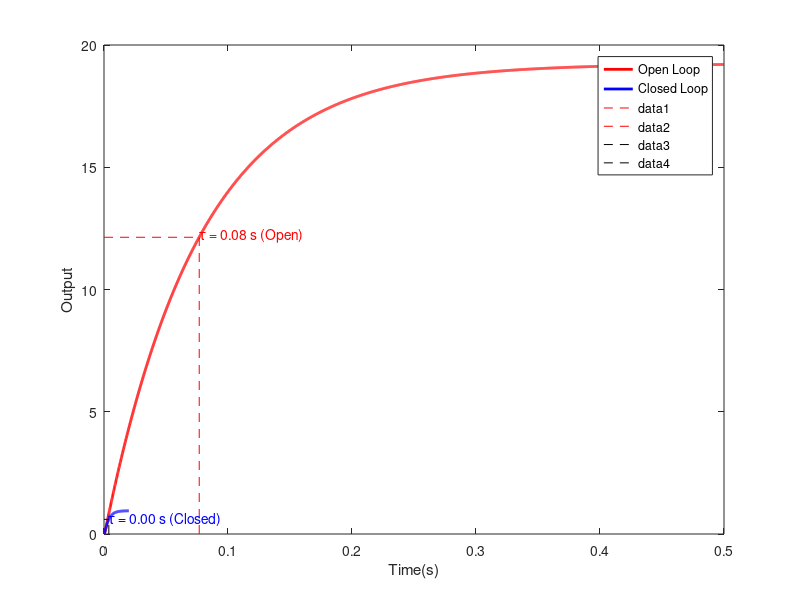

The MATLAB script that drew this image: (Note: this script raises an error after producing the figure.)
% =========================================================================
% Modeling a DC motor as a second-order system in Octave.
% =========================================================================
% Dependencies:
%   GNU Octave + Control Package
%   (install using: pkg install -forge control)
% =========================================================================

clear; clc; close all;
pkg load control;
addpath("/functions");

% --- Motor parameters (example values; replace with your data) ---
R  = 1.0;      % Armature resistance (Ohm)
L  = 0.5e-3;   % Armature inductance (H)
Kt = 0.05;     % Torque constant (N·m/A)
Ke = 0.05;     % Back-EMF constant (V·s/rad)
J  = 2.0e-4;   % Rotor inertia (kg·m^2)
B  = 1.0e-4;   % Viscous friction (N·m·s/rad)

% --- Transfer function: speed (rad/s) per input voltage (V) ---
num = [Kt];
den = conv([J, B], [L, R]) + [0, 0, Kt*Ke];  % (Js+B)(Ls+R) + Kt*Ke
G = tf(num, den);    % Plant

disp("Plant G(s) = ω(s)/V(s):");
G

% Closed Loop Transfer Function
H = feedback(G, 1) ; %negative feedback with feedback path gain of 1
disp("Closed Loop Transfer Function: ");
H

% Step Response Comparison
figure;
[y_open, t_open] = step(G);
[y_closed, t_closed] = step(H);

% 4. Find the time constant
tc_open = t_open(find(y_open >= 0.632 * y_open(end),1));
tc_closed = t_closed(find(y_closed >= 0.632 * y_closed(end),1));


% 5. Plot the Step Responses
plot(t_open, y_open, 'r', 'LineWidth', 2); hold on;
plot(t_closed, y_closed, 'b', 'LineWidth', 2);
legend("Open Loop","Closed Loop");
xlabel("Time(s)");
ylabel("Output");

% 6. Mark Time Constants on the Graph

%For open-loop
plot([tc_open tc_open],[0 0.632 * y_open(end)], 'r--');
plot([0 tc_open],[0.632 * y_open(end) 0.632 * y_open(end)], 'r--');
text(tc_open,0.632 * y_open(end) + 0.1, sprintf("\\tau = %.2f s (Open)", tc_open), ...
 "Color", 'r', "FontSize", 10 );


%For closed-loop
plot([tc_closed tc_closed],[0 0.632 * y_closed(end)], 'k--');
plot([0 tc_closed],[0.632 * y_closed(end) 0.632 * y_closed(end)], 'k--');
text(tc_closed,0.632 * y_closed(end)+ 0.01, sprintf("\\tau = %.2f s (Closed)", tc_closed), ...
 "Color", 'b', "FontSize", 10 );


% --- Save plots ---
%print('-dpng', '../results/impulse_response.png');
print("../results/open_vs_closed.png", "-dpng");


 %Getting Step Info
 info_open = stepinfo(G);
 info_closed = stepinfo(H);
 disp("Display Step Info for G");
 info_open

 disp("Display Step Info for H");
 info_closed

 results = {
  "System", "RiseTime", "SettlingTime", "PeakTime", "Overshoot", ...
  "SteadyStateError", "SteadyStateValue" ;
  "Open Loop", info_open.RiseTime, info_open.SettlingTime,info_open.PeakTime, ...
  info_open.Overshoot, info_open.SteadyStateError, info_open.SteadyStateValue ;
  "Closed Loop", info_closed.RiseTime, info_closed.SettlingTime, info_closed.PeakTime, ...
  info_closed.Overshoot, info_closed.SteadyStateError, info_closed.SteadyStateValue
};

fid = fopen("../results/open_vs_closed_loop.csv", "w");
fprintf(fid, "System,RiseTime,SettlingTime, PeakTime, Overshoot,SteadyStateError\n");
fprintf(fid, "Open Loop,%f,%f,%f,%f,%f\n", info_open.RiseTime, info_open.SettlingTime,info_open.PeakTime, ...
  info_open.Overshoot, info_open.SteadyStateError);
fprintf(fid, "Closed Loop,%f,%f,%f,%f,%f\n", info_closed.RiseTime, info_closed.SettlingTime, info_closed.PeakTime, ...
  info_closed.Overshoot, info_closed.SteadyStateError);
fclose(fid);





% --- Notes ---
% Closed-loop system reaches steady-state faster
% Compare system parameters for open and closed loop systems
